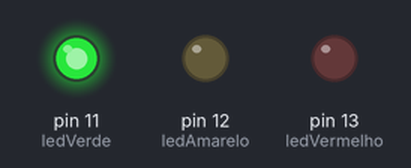
A sketch run on a simulated Arduino Uno, built with avr-gcc and run on an emulated ATmega328P. Shown: output pins drawn as LEDs (lit = HIGH).

Above: at 2.5 s.
At 5.2 s:
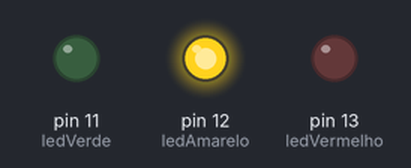
At 7.7 s:
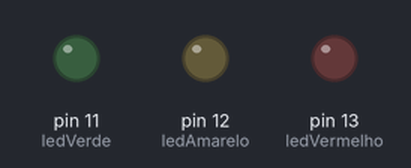
At 12.5 s:
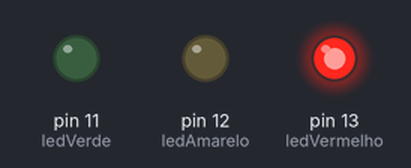
Timing chart, 0 to 19.5 s (numbered marks = the images above):
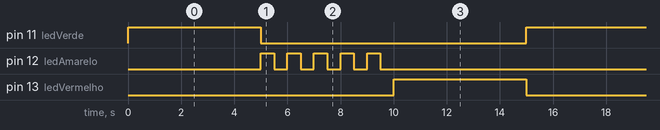

Measured:
- by itself, pin 11 (ledVerde), pin 13 (ledVermelho): alternates HIGH for 5.0 s and LOW for 10.0 s
- by itself, pin 12 (ledAmarelo): repeats every 15.0 s: 4 × (LOW 0.50 s, HIGH 0.50 s), LOW 10.5 s, HIGH 0.50 s
- by itself, everything shown: repeats every 15.0 s, in 13 steps

The sketch:

Aula_02.ino
```cpp
int ledVermelho = 13;
int ledAmarelo = 12;
int ledVerde = 11;
void setup() {
   pinMode(ledVermelho,OUTPUT);
   pinMode(ledAmarelo,OUTPUT);
   pinMode(ledVerde,OUTPUT);
}

void loop() {
   digitalWrite( ledVerde, HIGH);
   delay(5000);
   digitalWrite(ledVerde, LOW);
   for( int repete = 1; repete <= 5; repete ++){
    digitalWrite(ledAmarelo, HIGH);
    delay(500);
    digitalWrite(ledAmarelo, LOW);
    delay(500);
    printf(repete);
   }
   digitalWrite(ledVermelho, HIGH);
   delay(5000);
   digitalWrite(ledVermelho, LOW);
}
```
